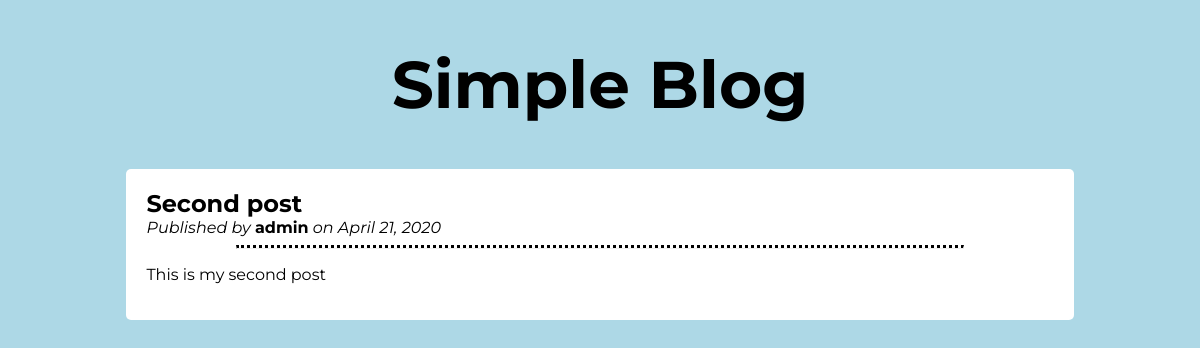
The app's page /2/second-post/, older data.
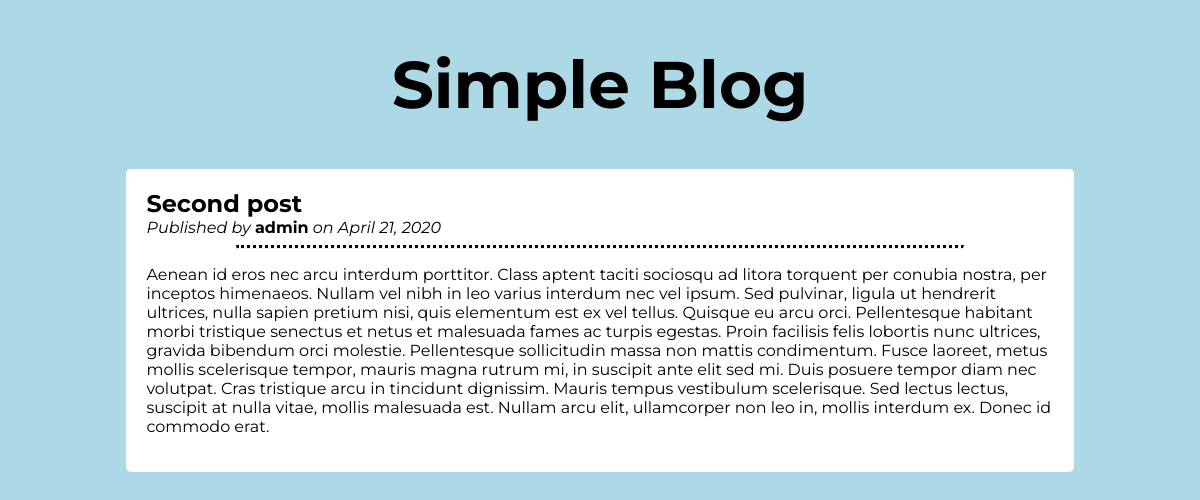
The same page, newer data.
### my_blog/models.py (models this page shows, shortened)
class Post(models.Model):
    STATUS_CHOICES = (
        ('draft', 'Draft'),
        ('published', 'Published')
    )
    title = models.CharField(max_length=50)
    slug = models.SlugField(max_length=60)
    author = models.ForeignKey(User, on_delete=models.CASCADE)
    published = models.DateField(auto_now_add=True)
    updated = models.DateField(auto_now=True)
    content = RichTextField()
    status = models.CharField(
        max_length=20, choices=STATUS_CHOICES, default='draft')
    class Meta:
        ordering = ("-published",)

### my_blog/views.py (the view)
# urls.py: path('<int:pk>/<slug:post>/', views.post_detail_view, name="post_detail")
def post_detail_view(request, pk, post):
    post = Post.objects.get(pk=pk, slug=post)
    return render(request, "my_blog/post_detail.html", {'post': post})

### my_blog/templates/my_blog/post_detail.html
{% extends 'base.html' %}
{% block content %}
<a href="{% url 'my_blog:index' %}" style="text-decoration: none; color: black;"><h1> Simple Blog </h1></a>
<div class="wrapper">
    <div class="blog_post">
        <h2>{{ post.title }}</h2>
        <i>Published by</i> <b>{{ post.author }}</b> <i>on {{ post.published }}</i>
        <hr>
        <p>{{ post.content|safe }}</p>
    </div>
</div>
{% endblock %}

### my_blog/templates/base.html (shortened to what this page needs)
{% load static %}
<!doctype html>
<html lang="en">
<head>
  <link rel="stylesheet" type="text/css" href="{% static 'my_blog/style.css' %}">
</head>
<body>
  {% block content %}
  {% endblock %}
</body>
</html>

### my_blog/static/my_blog/style.css (style rules this page uses)
body { background-color: lightblue; font-family: "Montserrat", sans-serif; }
.wrapper { width: 80%; margin: 0 auto; }
.blog_post { padding: 20px; background-color: white; margin: 15px 0; border-radius: 5px; }
h1 { text-align: center; font-weight: bolder; font-size: 66px; }
h2 { margin: 0; }
hr { border-top: 3px dotted black; width: 80%; }

Row changes from the older to the newer data that the page shows:
changed Post "Second post": content "This is my second post" → "Aenean id eros nec arcu interdum porttitor. Class aptent taciti sociosqu ad litora torquent per conubia nostra, per inceptos himenaeos. Nullam vel nibh in leo varius interdum nec vel ipsum. Sed pulvinar, ligula ut hendrerit ultrices, nulla sapien pretium nisi, quis elementum est ex vel tellus. Quisque eu arcu orci. Pellentesque habitant morbi tristique senectus et netus et malesuada fames ac turpis egestas. Proin facilisis felis lobortis nunc ultrices, gravida bibendum orci molestie. Pellentesque sollicitudin massa non mattis condimentum. Fusce laoreet, metus mollis scelerisque tempor, mauris magna rutrum mi, in suscipit ante elit sed mi. Duis posuere tempor diam nec volutpat. Cras…"
